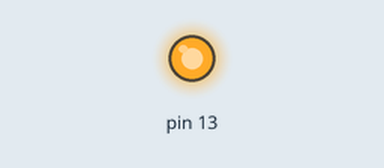
This sketch was run on a simulated Arduino Uno, built with avr-gcc and run on an emulated ATmega328P. Shown: output pins drawn as LEDs (lit = HIGH).

Above: at 0.05 s.
At 1.94 s:
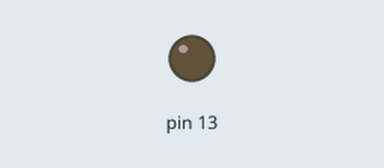
Timing chart, 0 to 3.0 s (numbered marks = the images above):
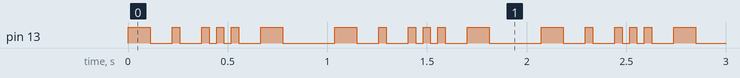

Measured:
- by itself, pin 13: repeats every 1.0 s: 2 × (LOW 0.11 s, HIGH 0.04 s), 2 × (LOW 0.04 s, HIGH 0.04 s), LOW 0.11 s, HIGH 0.11 s, LOW 0.26 s, HIGH 0.11 s
- by itself, everything shown: repeats every 1.0 s, in 6 steps

The sketch:

cw_keyer.ino
```cpp
// (licence header left out)
const int WPM =32;

/* A "unit" is the smallest atom of time in morse code.
 *  1 unit = 1 dot
 *  1 dash = 3 dot
 *  intra-letter spacing = 1 dot
 *  intra-word spacing   = 3 dot
 *  inter-word spacing   = 7 dot
 *  to derive the unit constant, we use an average-length word "Paris" and convert it to morse, then calculate the total units (50)
 *  At 1 Word Per Minute (WPM), 60 seconds pass per 50 units of morse code
 *  60 / 50 = 1.2
 *  1.2 / WPM gives us the atomic Morse Code time unit for that specific words-per-minute value.
 *
 *  eg: at 12WPM, the unit is 1.2/12 = 0.1 seconds
 *  the average word is 50 units: 50 * 0.1 = 5 seconds per word
 *  5 * 12 = 60 seconds
 */

 //multiplied by 1000 because delay function takes arguments in miliseconds
int unit = (1.2 / WPM) * 1000;


void setup() {
  pinMode(13, OUTPUT);
}

void loop() {
  //T
  dash(unit);

  delay(unit*2);

  //E
  dot(unit);
  delay(unit*2);


  //S
  dot(unit);
  dot(unit);
  dot(unit);
  delay(unit*2);

  //T
  dash(unit);
  delay(unit*6);

}

void dot(int unit){

  digitalWrite(13, HIGH);
  delay(unit);
  digitalWrite(13, LOW);
  delay(unit);
}

void dash(int unit){

  digitalWrite(13, HIGH);
  delay(unit*3);
  digitalWrite(13, LOW);
  delay(unit);
}
```
